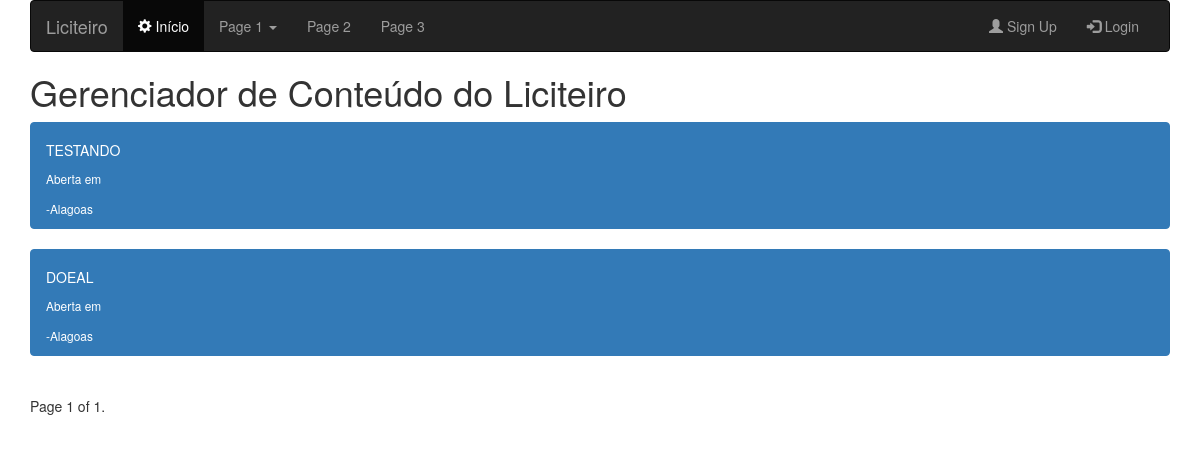
The app's page /lista_fontes, older data.
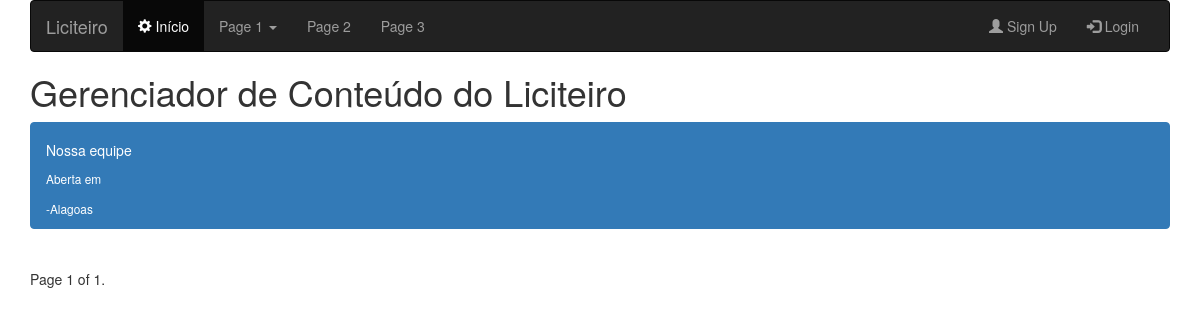
The same page, newer data.
### app_fontes/models.py (models this page shows)
class Fonte(models.Model):
	nome = models.CharField(max_length=300)
	uf = models.ForeignKey(Estado)
	data_criacao = models.DateTimeField(auto_now= True)
	ativo = models.BooleanField()
	def __unicode__(self):
		return self.nome

### app_uf_cidades/models.py (models this page shows)
class Estado(models.Model):
  nome = models.CharField(max_length = 150)
  acronimo = models.CharField(max_length = 2)
  codigo = models.CharField(max_length = 3)
  ativo = models.BooleanField()
  data_criacao = models.DateTimeField(auto_now = True)
  class Meta:
    verbose_name_plural = "Unidades Federativas da União"
  def __unicode__(self):
    return self.nome

### app_fontes/views.py (the view)
# urls.py: url(r'^lista_fontes',Lista_fontes),
def Lista_fontes(request):
  item_objeto = Fonte.objects.all()
  paginator = Paginator(item_objeto, 2)
  page = request.GET.get('page')
  try:
    item = paginator.page(page)
  except PageNotAnInteger:
    item = paginator.page(1)
  except EmptyPage:
    item = paginator.page(paginator.num_pages)
  return render(request, "app_fontes/lista_objetos.html", {'item': item})

### templates/app_fontes/lista_objetos.html (shortened to what this page needs)
{%extends 'base.html'%}
{% load bootstrap_pagination %}
{% load pagination_tags %}
{% block conteudo %}
{% for i in item %}
    <div class="list-group">
      <a href="/item_fontes/{{i.id}}" class="list-group-item list-group-item-action flex-column align-items-start active">
        <div class="d-flex w-100 justify-content-between">
          <h5 class="mb-1">{{i}}</h5>
          <small>Aberta em {{i.abertura}}</small>
        </div>
        <small>{{i.cidade}}-{{i.uf}}</small>
      </a>
    </div>
    {%empty%}
      <h2>Sem cadastros!</h2>
  {%endfor%}
<div class="pagination">
  <span class="step-links">
    <span class="current">
        Page {{ item.number }} of {{ item.paginator.num_pages }}.
    </span>
  </span>
</div>
{%endblock%}

Row changes from the older to the newer data that the page shows:
removed Fonte: nome "DOEAL", uf "Alagoas"
changed Fonte "Alagoas": nome "TESTANDO" → "Nossa equipe"
